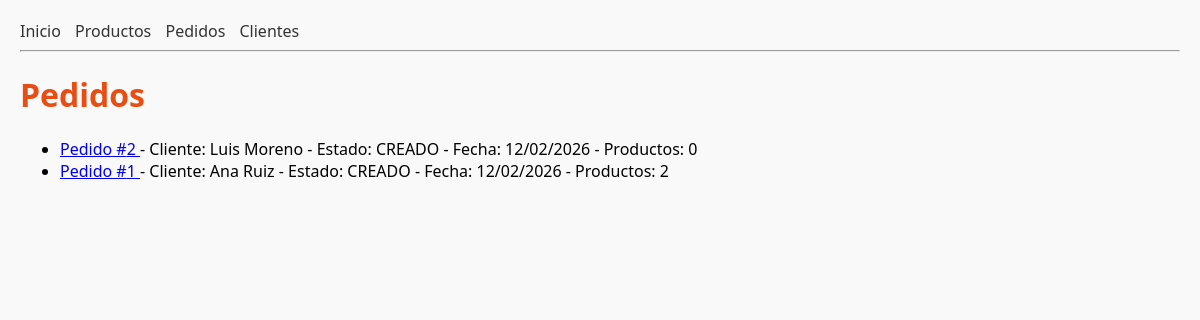
Page /pedidos/ on the committed database.
### tienda/models.py (models this page shows, shortened)
class Pedido(models.Model):
    ESTADOS = [
        ("CREADO", "Creado"),
        ("PAGADO", "Pagado"),
        ("ENVIADO", "Enviado"),
        ("CERRADO", "Cerrado"),
    ]
    cliente = models.ForeignKey(Cliente, on_delete=models.CASCADE, related_name="pedidos")
    productos = models.ManyToManyField(Producto, related_name="pedidos")
    fecha = models.DateTimeField(auto_now_add=True)
    estado = models.CharField(max_length=7, choices=ESTADOS, default="CREADO")

class Cliente(models.Model):
    nombre = models.CharField(max_length=100)
    email = models.EmailField(unique=True)
    fecha_registro = models.DateTimeField(auto_now_add=True)
    activo = models.BooleanField(default=True)

### tienda/views.py (the view)
# urls.py: path("pedidos/", views.lista_pedidos, name="lista_pedidos"),
def lista_pedidos(request):
    pedidos = Pedido.objects.select_related("cliente").prefetch_related("productos").order_by("-fecha")
    return render(request, "tienda/lista_pedidos.html", {"pedidos": pedidos})

### tienda/templates/tienda/lista_pedidos.html (shortened to what this page needs)
{% extends "tienda/base.html" %}
{% block content%}
<h1>Pedidos</h1>
<ul>
{% for p in pedidos %}
    <li>
        <a href="{% url 'tienda:detalle_pedido' p.pk %}">
            Pedido #{{ p.id }}
        </a>
        - Cliente: {{ p.cliente.nombre }}
        - Estado: {{ p.estado }}
        - Fecha: {{ p.fecha|date:"d/m/Y" }}
        - Productos: {{ p.productos.count }}
    </li>
{% empty %}
    <li>No hay productos disponibles</li>
{% endfor %}
</ul>
{% endblock %}

### tienda/static/css/main.css (style rules this page uses)
body { font-family: 'Segoe UI', sans-serif; margin: 20px; background-color: #f9f9f9; }
h1 { color: #e84d13; }

### rows in the picture
Pedido: id "2", cliente.nombre "Luis Moreno", estado "CREADO", fecha "12/02/2026", productos.count "0"
Pedido: id "1", cliente.nombre "Ana Ruiz", estado "CREADO", fecha "12/02/2026", productos.count "2"
